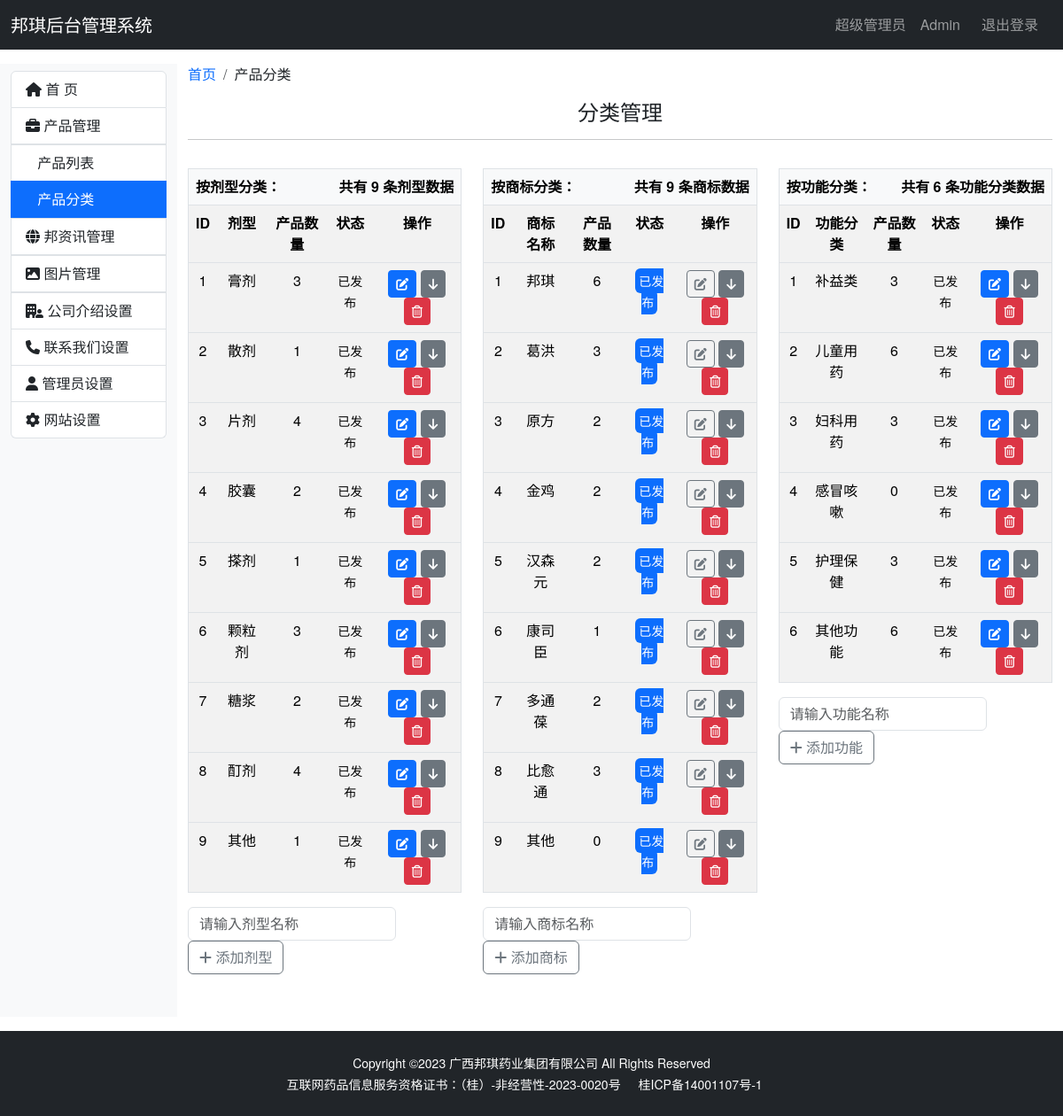
Page /admin/category_list (signed in) on the earlier database version.
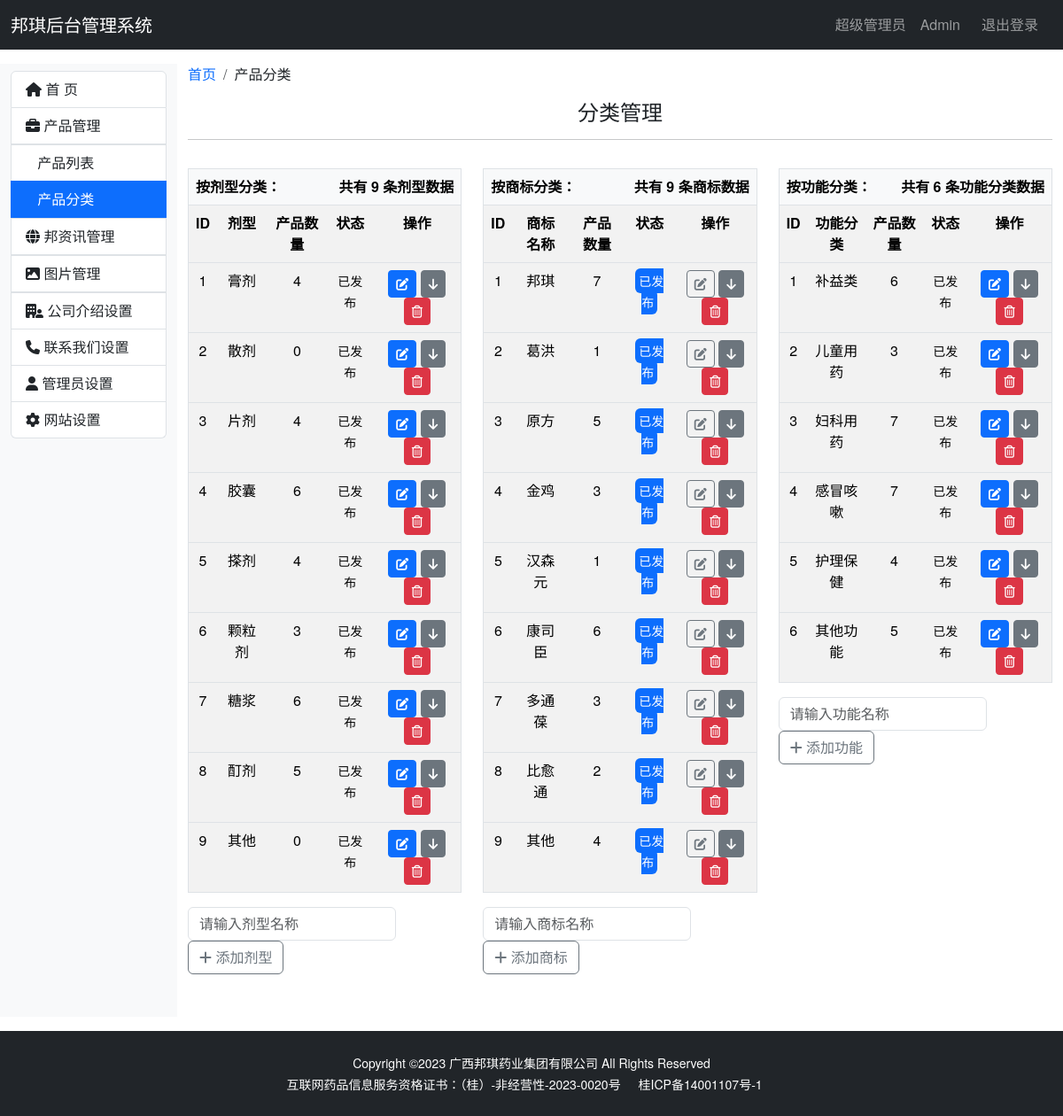
Same page on the later database version.
### bqwebsite/models.py (models this page shows)
class Category(db.Model):
    __tablename__ = 'category'
    id = db.Column(db.Integer, primary_key=True, autoincrement=True)
    name = db.Column(db.String(100), nullable=False, unique=True)  # 产品分类名称
    status = db.Column(db.Boolean, default=True)
    timestamp = db.Column(db.DateTime, nullable=False, default=datetime.utcnow, index=True)
    products = db.relationship('Product', back_populates='category')

class Brand(db.Model):
    __tablename__ = 'brand'
    id = db.Column(db.Integer, primary_key=True, autoincrement=True)
    name = db.Column(db.String(100))
    filename = db.Column(db.String(100))
    status = db.Column(db.Boolean, default=True)
    timestamp = db.Column(db.DateTime, nullable=False, default=datetime.utcnow, index=True)
    products = db.relationship('Product', back_populates='brand')

class Subject(db.Model):
    __tablename__ = 'subject'
    id = db.Column(db.Integer, primary_key=True, autoincrement=True)
    name = db.Column(db.String(100))
    status = db.Column(db.Boolean, default=True)
    timestamp = db.Column(db.DateTime, nullable=False, default=datetime.utcnow, index=True)
    products = db.relationship('Product', back_populates='subject')

### bqwebsite/blueprints/admin.py (the view)
@admin_bp.route('/category_list', methods=['GET', 'POST'])  # 分类列表
@login_required
def category_list():
    return render_template('admin/category_list.html', show_collapse=True)

### bqwebsite/extensions.py (called while the page is built)
@login_manager.user_loader
def load_user(user_id):
    from .models import Admin
    user = Admin.query.get(int(user_id))
    return user

### bqwebsite/templates/admin/category_list.html (shortened to what the changed rows need)
{% extends 'admin_base.html' %}
{% from 'bootstrap5/pagination.html' import render_pagination %}
{% block content %}
    <div class="container-fluid my-3">
        <div class="row">
            <div class="col-md-10">
                <div class="row">
                    <div class="col-md-4">
                        {% if categories %}
                            <table class="table table-striped table-hover border mt-3">
                                <thead>
                                <tr>
                                    <th colspan="5" scope="col" class="bg-light text-start">
                                        <span>按剂型分类：</span>
                                        <span class="float-end">共有 {{ categories|length }} 条剂型数据</span>
                                    </th>
                                </tr>
                                </thead>
                                <tr class="text-center">
                                    <th>ID</th>
                                    <th>剂型</th>
                                    <th>产品数量</th>
                                    <th>状态</th>
                                    <th>操作</th>
                                </tr>
                                {% for category in categories %}
                                    <tbody>
                                    <tr class="text-center">
                                        <td>{{ category.id }}</td>
                                        <td>{{ category.name }}</td>
                                        <td>{{ category.products|length }}</td>
                                        <td>
                                            <small>
                                                {% if category.status %}
                                                    已发布
                                                {% else %}
                                                    已下架
                                                {% endif %}
                                            </small>
                                        </td>
                                        <td>
                                            <a href="{{ url_for('admin.category_edit', category_id=category.id) }}"
                                               class="btn btn-sm btn-primary">
                                                <i class="fa-solid fa-pen-to-square" title="编辑"></i>
                                            </a>
                                            {% if category.status %}
                                                <a href="#" class="btn btn-sm btn-secondary">
                                                    <i class="fa-solid fa-arrow-down" title="撤销"></i>
                                                </a>
                                            {% else %}
                                                <a href="#" class="btn btn-sm btn-secondary">
                                                    <i class="fa-solid fa-arrow-up" title="发布"></i>
                                                </a>
                                            {% endif %}
                                            <a href="#" class="btn btn-sm btn-danger">
                                                <i class="fa-regular fa-trash-can" title="删除"></i>
                                            </a>
                                        </td>
                                    </tr>
                                    </tbody>
                                {% endfor %}
                            </table>
                        {% else %}
                            <div class="alert alert-warning" role="alert">
                                没有剂型数据
                            </div>
                        {% endif %}
                    </div>
                    <div class="col-md-4">
                        {% if brands %}
                            <table class="table table-striped table-hover border mt-3">
                                <thead>
                                <tr>
                                    <th colspan="5" scope="col" class="bg-light text-start">
                                        <span>按商标分类：</span>
                                        <span class="float-end">共有 {{ brands|length }} 条商标数据</span>
                                    </th>
                                </tr>
                                </thead>
                                <tr class="text-center">
                                    <th>ID</th>
                                    <th>商标名称</th>
                                    <th>产品数量</th>
                                    <th>状态</th>
                                    <th>操作</th>
                                </tr>
                                {% for brand in brands %}
                                    <tbody>
                                    <tr class="text-center">
                                        <td>{{ brand.id }}</td>
                                        <td>{{ brand.name }}</td>
                                        <td>{{ brand.products|length }}</td>
                                        <td>
                                            {% if brand.status %}
                                                <small class="text-bg-primary p-1 rounded">已发布</small>
                                            {% else %}
                                                <small class="text-bg-secondary p-1 rounded">已下架</small>
                                            {% endif %}
                                        </td>
                                        <td>
                                            <a href="{{ url_for('admin.brand_edit', brand_id=brand.id) }}"
                                               class="btn btn-sm btn-outline-secondary">
                                                <i class="fa-solid fa-pen-to-square" title="编辑"></i>
                                            </a>
                                            {% if brand.status %}
                                                <a href="#" class="btn btn-sm btn-secondary">
                                                    <i class="fa-solid fa-arrow-down" title="撤销"></i>
                                                </a>
                                            {% else %}
                                                <a href="#" class="btn btn-sm btn-secondary">
                                                    <i class="fa-solid fa-arrow-up" title="发布"></i>
                                                </a>
                                            {% endif %}
                                            <a href="#" class="btn btn-sm btn-danger">
                                                <i class="fa-regular fa-trash-can" title="删除"></i>
                                            </a>
                                        </td>
                                    </tr>
                                    </tbody>
                                {% endfor %}
                            </table>
                        {% else %}
                            <div class="alert alert-warning" role="alert">
                                没有商标数据
                            </div>
                        {% endif %}
                    </div>
                    <div class="col-md-4">
                        {% if subjects %}
                            <table class="table table-striped table-hover border mt-3">
                                <thead>
                                <tr>
                                    <th colspan="5" scope="col" class="bg-light text-start">
                                        <span>按功能分类：</span>
                                        <span class="float-end">共有 {{ subjects|length }} 条功能分类数据</span>
                                    </th>
                                </tr>
                                </thead>
                                <tr class="text-center">
                                    <th>ID</th>
                                    <th>功能分类</th>
                                    <th>产品数量</th>
                                    <th>状态</th>
                                    <th>操作</th>
                                </tr>
                                {% for subject in subjects %}
                                    <tbody>
                                    <tr class="text-center">
                                        <td>{{ subject.id }}</td>
                                        <td>{{ subject.name }}</td>
                                        <td>{{ subject.products|length }}</td>
                                        <td>
                                            <small>
                                                {% if subject.status %}
                                                    已发布
                                                {% else %}
                                                    已下架
                                                {% endif %}
                                            </small>
                                        </td>
                                        <td>
                                            <a href="{{ url_for('admin.subject_edit', subject_id=subject.id) }}"
                                               class="btn btn-sm btn-primary">
                                                <i class="fa-solid fa-pen-to-square" title="编辑"></i>
                                            </a>
                                            {% if subject.status %}
                                                <a href="#" class="btn btn-sm btn-secondary">
                                                    <i class="fa-solid fa-arrow-down" title="撤销"></i>
                                                </a>
                                            {% else %}
                                                <a href="#" class="btn btn-sm btn-secondary">
                                                    <i class="fa-solid fa-arrow-up" title="发布"></i>
                                                </a>
                                            {% endif %}
                                            <a href="#" class="btn btn-sm btn-danger">
                                                <i class="fa-regular fa-trash-can" title="删除"></i>
                                            </a>
                                        </td>
                                    </tr>
                                    </tbody>
                                {% endfor %}
                            </table>
                        {% else %}
                            <div class="alert alert-warning" role="alert">
                                没有功能分类数据
                            </div>
                        {% endif %}
                    </div>
                </div>
            </div>
        </div>
    </div>
{% endblock %}

Differences in the rows shown:
changed Category "膏剂": products|length "3" → "4"
changed Category "散剂": products|length "1" → "0"
changed Category "胶囊": products|length "2" → "6"
changed Category "搽剂": products|length "1" → "4"
changed Category "糖浆": products|length "2" → "6"
changed Category "酊剂": products|length "4" → "5"
changed Category "其他": products|length "1" → "0"
changed Brand "邦琪": products|length "6" → "7"
changed Brand "葛洪": products|length "3" → "1"
changed Brand "原方": products|length "2" → "5"
changed Brand "金鸡": products|length "2" → "3"
changed Brand "汉森元": products|length "2" → "1"
changed Brand "康司臣": products|length "1" → "6"
changed Brand "多通葆": products|length "2" → "3"
changed Brand "比愈通": products|length "3" → "2"
changed Brand "其他": products|length "0" → "4"
changed Subject "补益类": products|length "3" → "6"
changed Subject "儿童用药": products|length "6" → "3"
changed Subject "妇科用药": products|length "3" → "7"
changed Subject "感冒咳嗽": products|length "0" → "7"
changed Subject "护理保健": products|length "3" → "4"
changed Subject "其他功能": products|length "6" → "5"
